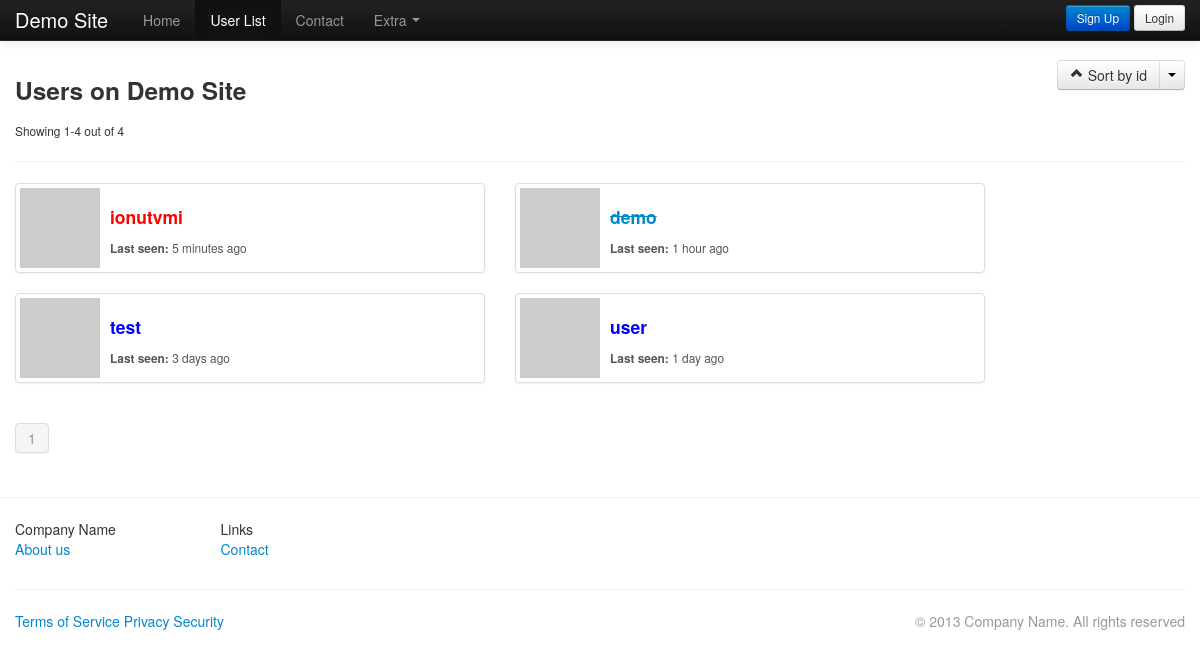
/users_list.php, run on the app's committed database.
### tables this page shows
CREATE TABLE IF NOT EXISTS `users` (
  `userid` int(11) NOT NULL AUTO_INCREMENT,
  `username` varchar(50) NOT NULL,
  `password` varchar(50) NOT NULL,
  `email` varchar(255) NOT NULL,
  `key` varchar(50) NOT NULL,
  `groupid` int(11) NOT NULL DEFAULT '2',
  `lastactive` int(11) NOT NULL,
  `showavt` int(11) NOT NULL DEFAULT '1',
  `banned` int(11) NOT NULL,
  PRIMARY KEY (`userid`)
);

### lib/mysql.class.php (called while the page is built, shortened)
<?php
if(extension_loaded('mysqli')) {
    class dbConn {
        var $link = null;
        function __construct($db_host,$db_user,$db_pass,$db_name){
            $this->link = @mysqli_connect($db_host, $db_user, $db_pass, $db_name);
            mysqli_select_db($this->link, $db_name) or die(mysqli_error($this->link));
            return true;
        }
        function select($q){
            $arr = false;
            $result = mysqli_query($this->link,$q);
            if(mysqli_num_rows($result) > 0)
                while($res = mysqli_fetch_object($result))
                    $arr[] = $res;
            if($arr) return $arr;
            return false;
        }
        function get_row($q){
            $arr = false;
            $result = mysqli_query($this->link,$q);
            if(mysqli_num_rows($result) == 1)
            $arr = mysqli_fetch_object($result);
            if($arr) return $arr;
            return false;
        }
        function count($q){
            $result = mysqli_query($this->link,$q);
            return mysqli_num_rows($result);
        }
    }
}

### inc/init.php (called while the page is built, shortened)
<?php
$set = new stdClass();
include "settings.php";
include MUS_ROOT."/lib/mysql.class.php";
include MUS_ROOT."/lib/users.class.php";
include MUS_ROOT."/lib/options.class.php";
$db = new dbConn($set->db_host, $set->db_user, $set->db_pass, $set->db_name);
$user = new User($db);
$options = new Options;

### inc/settings.php (called while the page is built, shortened)
<?php
$set->db_host = 'localhost';
$set->db_user = 'root';
$set->db_pass = '';
$set->db_name = 'mus';
$set->site_name = "Demo Site";
$set->url = "http://localhost/auth";

### lib/options.class.php (called while the page is built, shortened)
<?php
class Options
{
	public function html($string) {
		return htmlentities($string, ENT_QUOTES);
	}
	public function tsince($time, $end_msg = 'ago')
	{
	    $time = abs(time() - $time);
	    $tokens = array (
	        31536000 => 'year',
	        2592000 => 'month',
	        604800 => 'week',
	        86400 => 'day',
	        3600 => 'hour',
	        60 => 'minute',
	        1 => 'second'
	    );
	    foreach ($tokens as $unit => $text) {
	        if ($time < $unit) continue;
	        $numberOfUnits = floor($time / $unit);
	        return $numberOfUnits.' '.$text.(($numberOfUnits>1)?'s':'').' '. $end_msg;
	    }
	}
}

### users_list.php (the view, shortened to what this page needs)
<?php
include "inc/init.php";
include 'lib/pagination.class.php';
$page->title = "Users of ". $set->site_name;
$content = '';
$sort_name = array("id", "name");
if(!isset($_GET['sort']) || !in_array($_GET['sort'], array(0,1)))
  $sort = 0;
else
  $sort = (int)$_GET['sort'];
if(!isset($_GET['sort_type']) || !in_array($_GET['sort_type'], array(0,1)))
  $sort_type = 0;
else
  $sort_type = (int)$_GET['sort_type'];
if($sort == 1) {
  $order_by = "`username` ". (!$sort_type ? "ASC" : "DESC");
} else {
  $order_by = "`userid` ". (!$sort_type ? "ASC" : "DESC");
}
$show_sort_options = '';
foreach ($sort_name as $k => $v) {
  if($k != $sort)
    $show_sort_options .= "<li><a href='?sort=$k'>Sort by $v</a></li>";
}
$page_number = (int)$_GET['page'] <= 0 ? 1 : (int)$_GET['page'];
$perpage = 20;
$total_results = $db->count("SELECT * FROM `".MUS_PREFIX."users`");
$start = ($page_number - 1) * $perpage;
$data = $db->select("SELECT * FROM `".MUS_PREFIX."users` ORDER BY $order_by LIMIT $start,$perpage");
$pagination = new pagination($total_results, $page_number, $perpage);
foreach($data as $u) {
	$content .= "<li class='span5 clearfix'>
  <div class='thumbnail clearfix'>
	<a href='$set->url/profile.php?u=$u->userid'><img src='".$user->getAvatar($u->userid)."' width='80' alt='".$options->html($u->username)."' class='pull-left clearfix' style='margin-right:10px'>
    <div class='caption' class='pull-left'>
      <h4>
	      <a href='$set->url/profile.php?u=$u->userid'>".$user->showName($u->userid)."</a>
      </h4>
      <small><b>Last seen: </b> ".$options->tsince($u->lastactive)."</small>
      </div>
    </div>
  </li>";
}
include 'header.php';
echo "
<div class='container'>
  <h3 class='pull-left'>Users on ".$set->site_name."</h3>
  <div class='btn-group pull-right'>
    <a class='btn btn' href='?sort=$sort&sort_type=".(!$sort_type ? 1 : 0)."'><i class='icon-chevron-".(!$sort_type ? 'up' : 'down')."'></i> Sort by ".$sort_name[$sort]."</a>
    <a class='btn btn dropdown-toggle' data-toggle='dropdown' href='#'><span class='caret'></span></a>
    <ul class='dropdown-menu'>
      $show_sort_options
    </ul>
  </div>
  <div class='clearfix'></div>
  <small>Showing ".($start+1)."-".($start+count($data))." out of ".$total_results."</small>
  <hr>
	<ul class='thumbnails'>
		$content
	</ul>
$pagination->pages
</div>";
include 'footer.php';

### lib/pagination.class.php (shortened to what this page needs)
<?php
class pagination {
	function __construct($total, $page, $perpage = 10){
		$total_pages = ceil($total/$perpage);
		$query = '';
		$this->pages = "<div class='pagination'><ul>";
		for($i = max(1, $page - 3); $i <= min($page + 3, $total_pages); $i++)
			$this->pages .= ($i == $page ? "<li class='active'><a>".$i."</a></li>" : " <li><a href='?page=$i$query'>$i</a></li> ");
		$this->pages .= "</ul></div>";
		return true;
	}
}

### lib/users.class.php (shortened to what this page needs)
<?php
class User {
	var $db;
	var $data;
	function __construct($db) {
		$this->db = $db;
		$this->data = new stdClass();
		$this->filter = array();
		if($this->islg()){
			$this->data = $this->grabData($_SESSION['user']);
			foreach ($this->data as $k => $v) {
				$this->filter[$k] = htmlentities($v, ENT_QUOTES);
			}
			$this->filter = (object)$this->filter;
		}else {
			$this->data->groupid = 1;
		}
		$this->group = $this->getGroup();
	}
	function islg() {
		return false;
	}
	function getAvatar($userid = 0, $size = null) {
		global $set;
		$u = $this->db->get_row("SELECT `email`, `showavt` FROM `".MUS_PREFIX."users` WHERE `userid` = '".(int)$userid."'");
		if($u->showavt)
			return "http://www.gravatar.com/avatar/".md5($u->email).$size;
		else
			return "$set->url/img/default-avatar.png";
	}
	function getGroup($userid = 0) {
		if(!$userid)
			return $this->db->get_row("SELECT * FROM `".MUS_PREFIX."groups` WHERE `groupid` = '".$this->data->groupid."'");
		$u = $this->db->get_row("SELECT `groupid` FROM `".MUS_PREFIX."users` WHERE `userid` = '".(int)$userid."'");
		return $this->db->get_row("SELECT * FROM `".MUS_PREFIX."groups` WHERE `groupid` = '".$u->groupid."'");
	}
	function showName($userid = 0) {
		$u = $this->db->get_row("SELECT `username`,`banned` FROM `".MUS_PREFIX."users` WHERE `userid` = '".(int)$userid."'");
		$group = $this->getGroup($userid);
		if($u->banned)
			return "<strike>".htmlentities($u->username, ENT_QUOTES)."</strike>";
		else
			return "<font color='".$group->color."'>".htmlentities($u->username, ENT_QUOTES)."</font>";
	}
}

### header.php (shortened to what this page needs)
<?php
if($page->navbar == array())
    $page->navbar = $presets->GenerateNavbar();
if(!$user->islg())
    unset($page->navbar[count($page->navbar)-1]);
?>
<!DOCTYPE html>
 <html class="no-js">
    <head>
        <link rel="stylesheet" href="<?php echo $set->url; ?>/css/bootstrap.min.css">
        <link rel="stylesheet" href="<?php echo $set->url; ?>/css/bootstrap-responsive.min.css">
        <link rel="stylesheet" href="<?php echo $set->url; ?>/css/main.css">
    </head>
    <body>
        <div class="navbar navbar-inverse navbar-fixed-top">
            <div class="navbar-inner">
                <div class="container">
                    <a class="brand" href="<?php echo $set->url; ?>"><?php echo $set->site_name; ?></a>
                    <div class="nav-collapse collapse">
                        <ul class="nav pull-left">
<?php
foreach ($page->navbar as $key => $v) {
    if ($v[0] == 'item') {
        echo "<li".($v[1]['class'] ? " class='".$v[1]['class']."'" : "").">
            <a href='".$v[1]['href']."'>".$v[1]['name']."</a></li>";
    } else if($v[0] == 'dropdown') {
        echo "<li class='dropdown".
            ($v['class'] ? " ".$v['class'] : "")."'".
            ($v['style'] ? " style='".$v['style']."'" : "").">
            <a href='#' class='dropdown-toggle' data-toggle='dropdown'>".$v['name']." <b class='caret'></b></a>
            <ul class='dropdown-menu'>";
        echo "</ul></li>";
    }
}
if(!$user->islg()) {
echo "</ul><span class='pull-right'>
        <a href='$set->url/register.php' class='btn btn-primary btn-small'>Sign Up</a>
        <a href='#loginModal' data-toggle='modal' class='btn btn-small'>Login</a>
    </span>
    ";
}
echo "
            </div>
        </div>
    </div>
</div>";

### footer.php (shortened to what this page needs)
<hr>
<div class="container">
<div class="row-fluid">
				<div class="span12">
					<div class="span2" style="width: 15%;">
						<ul class="unstyled">
							<li>Company Name<li>
							<li><a href="#">About us</a></li>
						</ul>
					</div>
					<div class="span2" style="width: 15%;">
						<ul class="unstyled">
							<li>Links<li>
							<li><a href="<?php echo $set->url;?>/contact.php">Contact</a></li>
						</ul>
					</div>
				</div>
			</div>
			<hr>
			<div class="row-fluid">
				<div class="span12">
					<div class="span8">
						<a href="#">Terms of Service</a>
						<a href="#">Privacy</a>
						<a href="#">Security</a>
					</div>
					<div class="span4">
						<p class="muted pull-right">© 2013 Company Name. All rights reserved</p>
					</div>
				</div>
			</div>
  </div>
</body>
</html>

### header.php (style rules this page uses)
body { padding-top: 60px; padding-bottom: 40px; }

### data on the page
users: username "ionutvmi", lastactive "5 minutes ago"
users: username "demo", lastactive "1 hour ago"
users: username "test", lastactive "3 days ago"
users: username "user", lastactive "1 day ago"

### other printed values
$set->site_name "Demo Site"
$v[1]['name'] "Home"
$v[1]['name'] "User List"
$v[1]['name'] "Contact"
$v['name'] "Extra"
$sort_name[$sort] "id"
$start+1 "1"
$start+count($data) "4"
$total_results "4"
